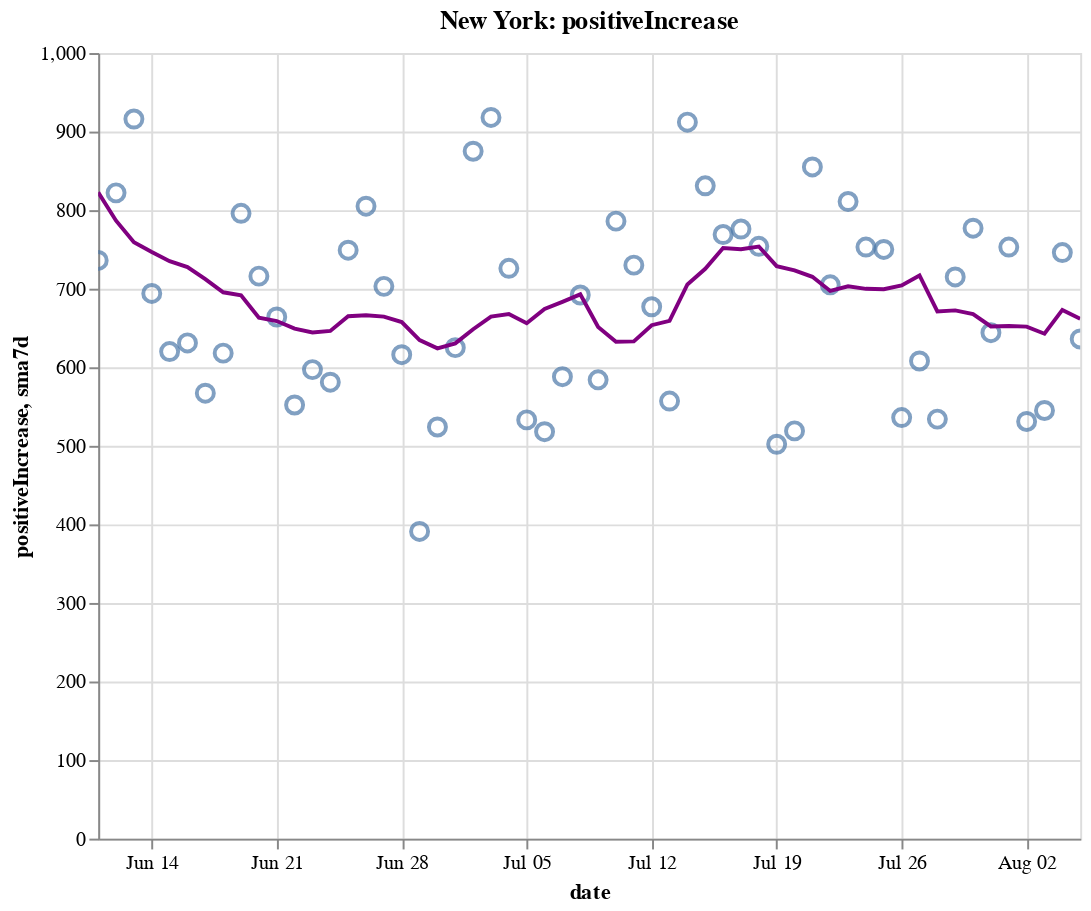

The cell this chart's notebook holds for it:
### Code cell
create_plot(ny, 'positiveIncrease')

### Figure 1 — Vega-Lite specification as saved in the notebook (floating-point values rounded to 4 significant figures)
{"config": {"view": {"continuousWidth": 400, "continuousHeight": 300}}, "layer": [{"layer": [{"mark": {"type": "point", "size": 75}, "encoding": {"tooltip": [{"type": "temporal", "field": "date"}, {"type": "quantitative", "field": "positiveIncrease"}, {"type": "quantitative", "field": "sma7d"}], "x": {"type": "temporal", "field": "date"}, "y": {"type": "quantitative", "field": "positiveIncrease"}}, "selection": {"selector008": {"type": "interval", "bind": "scales", "encodings": ["x", "y"]}}}, {"mark": {"type": "line", "color": "purple"}, "encoding": {"x": {"type": "temporal", "field": "date"}, "y": {"type": "quantitative", "field": "sma7d"}}}]}, {"mark": {"type": "rule", "color": "#aaa"}, "encoding": {"x": {"type": "temporal", "field": "date"}}, "transform": [{"filter": {"selection": "selector007"}}]}, {"mark": "circle", "encoding": {"opacity": {"condition": {"value": 1, "selection": "selector007"}, "value": 0}, "tooltip": [{"type": "temporal", "field": "date"}, {"type": "quantitative", "field": "positiveIncrease"}, {"type": "quantitative", "field": "sma7d"}], "x": {"type": "temporal", "field": "date"}, "y": {"type": "quantitative", "field": "positiveIncrease"}}, "selection": {"selector007": {"type": "single", "encodings": ["x"], "on": "mouseover", "nearest": true, "empty": "none"}}}, {"mark": {"type": "text", "align": "left", "dx": 5, "dy": -5, "stroke": "white", "strokeWidth": 2}, "encoding": {"text": {"type": "quantitative", "field": "positiveIncrease"}, "tooltip": [{"type": "temporal", "field": "date"}, {"type": "quantitative", "field": "positiveIncrease"}, {"type": "quantitative", "field": "sma7d"}], "x": {"type": "temporal", "field": "date"}, "y": {"type": "quantitative", "field": "positiveIncrease"}}, "transform": [{"filter": {"selection": "selector007"}}]}, {"mark": {"type": "text", "align": "left", "dx": 5, "dy": -5}, "encoding": {"text": {"type": "quantitative", "field": "positiveIncrease"}, "tooltip": [{"type": "temporal", "field": "date"}, {"type": "quantitative", "field": "positiveIncrease"}, {"type": "quantitative", "field": "sma7d"}], "x": {"type": "temporal", "field": "date"}, "y": {"type": "quantitative", "field": "positiveIncrease"}}, "transform": [{"filter": {"selection": "selector007"}}]}], "data": {"name": "data-f611af2ea2ed14aa08fef90c6e605c3f"}, "height": 400, "title": "New York: positiveIncrease", "width": 500, "$schema": "https://vega.github.io/schema/vega-lite/v4.8.1.json", "datasets": {"data-f611af2ea2ed14aa08fef90c6e605c3f": [{"date": "2020-06-11T00:00:00", "totalTestResultsIncrease": 60840.0, "positiveIncrease": 736.0, "death": 24440.0, "deathIncrease": 38.0, "positiveRate": 0.012, "state": "New York", "sma7d": 822.7}, {"date": "2020-06-12T00:00:00", "totalTestResultsIncrease": 72400.0, "positiveIncrease": 822.0, "death": 24500.0, "deathIncrease": 53.0, "positiveRate": 0.011, "state": "New York", "sma7d": 786.6}, {"date": "2020-06-13T00:00:00", "totalTestResultsIncrease": 70840.0, "positiveIncrease": 916.0, "death": 24530.0, "deathIncrease": 32.0, "positiveRate": 0.013, "state": "New York", "sma7d": 759.1}, {"date": "2020-06-14T00:00:00", "totalTestResultsIncrease": 62360.0, "positiveIncrease": 694.0, "death": 24550.0, "deathIncrease": 24.0, "positiveRate": 0.011, "state": "New York", "sma7d": 746.7}, {"date": "2020-06-15T00:00:00", "totalTestResultsIncrease": 56610.0, "positiveIncrease": 620.0, "death": 24580.0, "deathIncrease": 28.0, "positiveRate": 0.011, "state": "New York", "sma7d": 735.0}, {"date": "2020-06-16T00:00:00", "totalTestResultsIncrease": 60570.0, "positiveIncrease": 631.0, "death": 24610.0, "deathIncrease": 29.0, "positiveRate": 0.01, "state": "New York", "sma7d": 727.6}, {"date": "2020-06-17T00:00:00", "totalTestResultsIncrease": 59340.0, "positiveIncrease": 567.0, "death": 24630.0, "deathIncrease": 21.0, "positiveRate": 0.01, "state": "New York", "sma7d": 712.3}, {"date": "2020-06-18T00:00:00", "totalTestResultsIncrease": 68540.0, "positiveIncrease": 618.0, "death": 24660.0, "deathIncrease": 32.0, "positiveRate": 0.009, "state": "New York", "sma7d": 695.4}, {"date": "2020-06-19T00:00:00", "totalTestResultsIncrease": 79300.0, "positiveIncrease": 796.0, "death": 24690.0, "deathIncrease": 25.0, "positiveRate": 0.01, "state": "New York", "sma7d": 691.7}, {"date": "2020-06-20T00:00:00", "totalTestResultsIncrease": 68830.0, "positiveIncrease": 716.0, "death": 24710.0, "deathIncrease": 24.0, "positiveRate": 0.01, "state": "New York", "sma7d": 663.1}, {"date": "2020-06-21T00:00:00", "totalTestResultsIncrease": 67530.0, "positiveIncrease": 664.0, "death": 24720.0, "deathIncrease": 15.0, "positiveRate": 0.01, "state": "New York", "sma7d": 658.9}, {"date": "2020-06-22T00:00:00", "totalTestResultsIncrease": 56780.0, "positiveIncrease": 552.0, "death": 24740.0, "deathIncrease": 14.0, "positiveRate": 0.01, "state": "New York", "sma7d": 649.1}, {"date": "2020-06-23T00:00:00", "totalTestResultsIncrease": 48710.0, "positiveIncrease": 597.0, "death": 24770.0, "deathIncrease": 27.0, "positiveRate": 0.012, "state": "New York", "sma7d": 644.3}, {"date": "2020-06-24T00:00:00", "totalTestResultsIncrease": 51140.0, "positiveIncrease": 581.0, "death": 24780.0, "deathIncrease": 16.0, "positiveRate": 0.011, "state": "New York", "sma7d": 646.3}, {"date": "2020-06-25T00:00:00", "totalTestResultsIncrease": 67640.0, "positiveIncrease": 749.0, "death": 24800.0, "deathIncrease": 18.0, "positiveRate": 0.011, "state": "New York", "sma7d": 665.0}, {"date": "2020-06-26T00:00:00", "totalTestResultsIncrease": 61720.0, "positiveIncrease": 805.0, "death": 24810.0, "deathIncrease": 14.0, "positiveRate": 0.013, "state": "New York", "sma7d": 666.3}, {"date": "2020-06-27T00:00:00", "totalTestResultsIncrease": 73260.0, "positiveIncrease": 703.0, "death": 24830.0, "deathIncrease": 16.0, "positiveRate": 0.01, "state": "New York", "sma7d": 664.4}, {"date": "2020-06-28T00:00:00", "totalTestResultsIncrease": 61910.0, "positiveIncrease": 616.0, "death": 24840.0, "deathIncrease": 5.0, "positiveRate": 0.01, "state": "New York", "sma7d": 657.6}, {"date": "2020-06-29T00:00:00", "totalTestResultsIncrease": 46430.0, "positiveIncrease": 391.0, "death": 24840.0, "deathIncrease": 7.0, "positiveRate": 0.008, "state": "New York", "sma7d": 634.6}, {"date": "2020-06-30T00:00:00", "totalTestResultsIncrease": 52020.0, "positiveIncrease": 524.0, "death": 24860.0, "deathIncrease": 13.0, "positiveRate": 0.01, "state": "New York", "sma7d": 624.1}, {"date": "2020-07-01T00:00:00", "totalTestResultsIncrease": 56710.0, "positiveIncrease": 625.0, "death": 24870.0, "deathIncrease": 11.0, "positiveRate": 0.011, "state": "New York", "sma7d": 630.4}, {"date": "2020-07-02T00:00:00", "totalTestResultsIncrease": 69940.0, "positiveIncrease": 875.0, "death": 24880.0, "deathIncrease": 11.0, "positiveRate": 0.013, "state": "New York", "sma7d": 648.4}, {"date": "2020-07-03T00:00:00", "totalTestResultsIncrease": 66390.0, "positiveIncrease": 918.0, "death": 24880.0, "deathIncrease": 8.0, "positiveRate": 0.014, "state": "New York", "sma7d": 664.6}, {"date": "2020-07-04T00:00:00", "totalTestResultsIncrease": 62400.0, "positiveIncrease": 726.0, "death": 24900.0, "deathIncrease": 11.0, "positiveRate": 0.012, "state": "New York", "sma7d": 667.9}, {"date": "2020-07-05T00:00:00", "totalTestResultsIncrease": 63420.0, "positiveIncrease": 533.0, "death": 24900.0, "deathIncrease": 8.0, "positiveRate": 0.008, "state": "New York", "sma7d": 656.0}, {"date": "2020-07-06T00:00:00", "totalTestResultsIncrease": 54330.0, "positiveIncrease": 518.0, "death": 24910.0, "deathIncrease": 9.0, "positiveRate": 0.01, "state": "New York", "sma7d": 674.1}, {"date": "2020-07-07T00:00:00", "totalTestResultsIncrease": 56740.0, "positiveIncrease": 588.0, "death": 24920.0, "deathIncrease": 11.0, "positiveRate": 0.01, "state": "New York", "sma7d": 683.3}, {"date": "2020-07-08T00:00:00", "totalTestResultsIncrease": 57580.0, "positiveIncrease": 692.0, "death": 24940.0, "deathIncrease": 20.0, "positiveRate": 0.012, "state": "New York", "sma7d": 692.9}, {"date": "2020-07-09T00:00:00", "totalTestResultsIncrease": 65560.0, "positiveIncrease": 584.0, "death": 24960.0, "deathIncrease": 15.0, "positiveRate": 0.009, "state": "New York", "sma7d": 651.3}, {"date": "2020-07-10T00:00:00", "totalTestResultsIncrease": 73560.0, "positiveIncrease": 786.0, "death": 24970.0, "deathIncrease": 9.0, "positiveRate": 0.011, "state": "New York", "sma7d": 632.4}, {"date": "2020-07-11T00:00:00", "totalTestResultsIncrease": 69200.0, "positiveIncrease": 730.0, "death": 24970.0, "deathIncrease": 6.0, "positiveRate": 0.011, "state": "New York", "sma7d": 633.0}, {"date": "2020-07-12T00:00:00", "totalTestResultsIncrease": 62420.0, "positiveIncrease": 677.0, "death": 24980.0, "deathIncrease": 5.0, "positiveRate": 0.011, "state": "New York", "sma7d": 653.6}, {"date": "2020-07-13T00:00:00", "totalTestResultsIncrease": 51690.0, "positiveIncrease": 557.0, "death": 24990.0, "deathIncrease": 10.0, "positiveRate": 0.011, "state": "New York", "sma7d": 659.1}, {"date": "2020-07-14T00:00:00", "totalTestResultsIncrease": 60040.0, "positiveIncrease": 912.0, "death": 24990.0, "deathIncrease": 5.0, "positiveRate": 0.015, "state": "New York", "sma7d": 705.4}, {"date": "2020-07-15T00:00:00", "totalTestResultsIncrease": 63600.0, "positiveIncrease": 831.0, "death": 25000.0, "deathIncrease": 9.0, "positiveRate": 0.013, "state": "New York", "sma7d": 725.3}, {"date": "2020-07-16T00:00:00", "totalTestResultsIncrease": 72680.0, "positiveIncrease": 769.0, "death": 25010.0, "deathIncrease": 11.0, "positiveRate": 0.011, "state": "New York", "sma7d": 751.7}, {"date": "2020-07-17T00:00:00", "totalTestResultsIncrease": 78240.0, "positiveIncrease": 776.0, "death": 25020.0, "deathIncrease": 10.0, "positiveRate": 0.01, "state": "New York", "sma7d": 750.3}, {"date": "2020-07-18T00:00:00", "totalTestResultsIncrease": 69820.0, "positiveIncrease": 754.0, "death": 25040.0, "deathIncrease": 11.0, "positiveRate": 0.011, "state": "New York", "sma7d": 753.7}, {"date": "2020-07-19T00:00:00", "totalTestResultsIncrease": 46200.0, "positiveIncrease": 502.0, "death": 25050.0, "deathIncrease": 13.0, "positiveRate": 0.011, "state": "New York", "sma7d": 728.7}, {"date": "2020-07-20T00:00:00", "totalTestResultsIncrease": 49340.0, "positiveIncrease": 519.0, "death": 25060.0, "deathIncrease": 8.0, "positiveRate": 0.011, "state": "New York", "sma7d": 723.3}, {"date": "2020-07-21T00:00:00", "totalTestResultsIncrease": 66170.0, "positiveIncrease": 855.0, "death": 25060.0, "deathIncrease": 2.0, "positiveRate": 0.013, "state": "New York", "sma7d": 715.1}, {"date": "2020-07-22T00:00:00", "totalTestResultsIncrease": 67660.0, "positiveIncrease": 705.0, "death": 25070.0, "deathIncrease": 10.0, "positiveRate": 0.01, "state": "New York", "sma7d": 697.1}, {"date": "2020-07-23T00:00:00", "totalTestResultsIncrease": 69700.0, "positiveIncrease": 811.0, "death": 25080.0, "deathIncrease": 13.0, "positiveRate": 0.012, "state": "New York", "sma7d": 703.1}, {"date": "2020-07-24T00:00:00", "totalTestResultsIncrease": 76510.0, "positiveIncrease": 753.0, "death": 25090.0, "deathIncrease": 9.0, "positiveRate": 0.01, "state": "New York", "sma7d": 699.9}, {"date": "2020-07-25T00:00:00", "totalTestResultsIncrease": 71470.0, "positiveIncrease": 750.0, "death": 25100.0, "deathIncrease": 13.0, "positiveRate": 0.01, "state": "New York", "sma7d": 699.3}, {"date": "2020-07-26T00:00:00", "totalTestResultsIncrease": 53570.0, "positiveIncrease": 536.0, "death": 25110.0, "deathIncrease": 3.0, "positiveRate": 0.01, "state": "New York", "sma7d": 704.1}, {"date": "2020-07-27T00:00:00", "totalTestResultsIncrease": 57270.0, "positiveIncrease": 608.0, "death": 25120.0, "deathIncrease": 11.0, "positiveRate": 0.011, "state": "New York", "sma7d": 716.9}, {"date": "2020-07-28T00:00:00", "totalTestResultsIncrease": 57400.0, "positiveIncrease": 534.0, "death": 25130.0, "deathIncrease": 9.0, "positiveRate": 0.009, "state": "New York", "sma7d": 671.0}, {"date": "2020-07-29T00:00:00", "totalTestResultsIncrease": 62280.0, "positiveIncrease": 715.0, "death": 25130.0, "deathIncrease": 6.0, "positiveRate": 0.011, "state": "New York", "sma7d": 672.4}, {"date": "2020-07-30T00:00:00", "totalTestResultsIncrease": 73550.0, "positiveIncrease": 777.0, "death": 25140.0, "deathIncrease": 13.0, "positiveRate": 0.011, "state": "New York", "sma7d": 667.6}, {"date": "2020-07-31T00:00:00", "totalTestResultsIncrease": 68870.0, "positiveIncrease": 644.0, "death": 25150.0, "deathIncrease": 5.0, "positiveRate": 0.009, "state": "New York", "sma7d": 652.0}, {"date": "2020-08-01T00:00:00", "totalTestResultsIncrease": 82740.0, "positiveIncrease": 753.0, "death": 25160.0, "deathIncrease": 14.0, "positiveRate": 0.009, "state": "New York", "sma7d": 652.4}, {"date": "2020-08-02T00:00:00", "totalTestResultsIncrease": 58960.0, "positiveIncrease": 531.0, "death": 25170.0, "deathIncrease": 6.0, "positiveRate": 0.009, "state": "New York", "sma7d": 651.7}, {"date": "2020-08-03T00:00:00", "totalTestResultsIncrease": 51840.0, "positiveIncrease": 545.0, "death": 25170.0, "deathIncrease": 2.0, "positiveRate": 0.011, "state": "New York", "sma7d": 642.7}, {"date": "2020-08-04T00:00:00", "totalTestResultsIncrease": 70990.0, "positiveIncrease": 746.0, "death": 25180.0, "deathIncrease": 3.0, "positiveRate": 0.011, "state": "New York", "sma7d": 673.0}, {"date": "2020-08-05T00:00:00", "totalTestResultsIncrease": 72670.0, "positiveIncrease": 636.0, "death": 25180.0, "deathIncrease": 4.0, "positiveRate": 0.009, "state": "New York", "sma7d": 661.7}]}}
